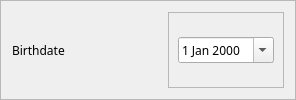
                   <widget class="QFrame" name="frame_34">
                    <property name="frameShape">
                     <enum>QFrame::StyledPanel</enum>
                    </property>
                    <property name="frameShadow">
                     <enum>QFrame::Raised</enum>
                    </property>
                    <layout class="QHBoxLayout" name="horizontalLayout_37">
                     <item>
                      <widget class="QLabel" name="label_20">
                       <property name="minimumSize">
                        <size>
                         <width>150</width>
                         <height>0</height>
                        </size>
                       </property>
                       <property name="font">
                        <font>
                         <family>Moon</family>
                        </font>
                       </property>
                       <property name="text">
                        <string>Birthdate</string>
                       </property>
                      </widget>
                     </item>
                     <item>
                      <widget class="QFrame" name="frame_36">
                       <property name="frameShape">
                        <enum>QFrame::StyledPanel</enum>
                       </property>
                       <property name="frameShadow">
                        <enum>QFrame::Raised</enum>
                       </property>
                       <layout class="QHBoxLayout" name="horizontalLayout_38">
                        <property name="topMargin">
                         <number>5</number>
                        </property>
                        <property name="bottomMargin">
                         <number>5</number>
                        </property>
                        <item>
                         <widget class="QDateEdit" name="birthDateLine">
                          <property name="font">
                           <font>
                            <family>Raleway</family>
                           </font>
                          </property>
                          <property name="calendarPopup">
                           <bool>true</bool>
                          </property>
                         </widget>
                        </item>
                       </layout>
                      </widget>
                     </item>
                    </layout>
                   </widget>
